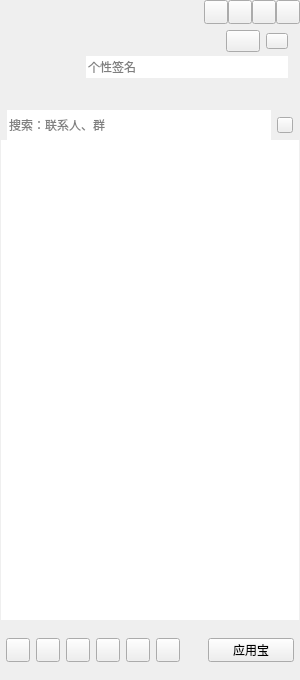
<?xml version="1.0" encoding="UTF-8"?>
<ui version="4.0">
 <class>CCMainWindowClass</class>
 <widget class="QWidget" name="CCMainWindowClass">
  <property name="geometry">
   <rect>
    <x>0</x>
    <y>0</y>
    <width>300</width>
    <height>680</height>
   </rect>
  </property>
  <property name="windowTitle">
   <string>CCMainWindow</string>
  </property>
  <property name="styleSheet">
   <string notr="true"/>
  </property>
  <layout class="QVBoxLayout" name="verticalLayout_6">
   <property name="spacing">
    <number>0</number>
   </property>
   <property name="leftMargin">
    <number>0</number>
   </property>
   <property name="topMargin">
    <number>0</number>
   </property>
   <property name="rightMargin">
    <number>0</number>
   </property>
   <property name="bottomMargin">
    <number>0</number>
   </property>
   <item>
    <widget class="QWidget" name="titleWidget" native="true">
     <property name="titleskin" stdset="0">
      <bool>true</bool>
     </property>
     <layout class="QVBoxLayout" name="verticalLayout_2">
      <property name="spacing">
       <number>0</number>
      </property>
      <property name="leftMargin">
       <number>0</number>
      </property>
      <property name="topMargin">
       <number>0</number>
      </property>
      <property name="rightMargin">
       <number>0</number>
      </property>
      <property name="bottomMargin">
       <number>0</number>
      </property>
      <item>
       <layout class="QHBoxLayout" name="horizontalLayout">
        <property name="spacing">
         <number>0</number>
        </property>
        <property name="leftMargin">
         <number>12</number>
        </property>
        <property name="bottomMargin">
         <number>0</number>
        </property>
        <item>
         <widget class="QLabel" name="titleIcon">
          <property name="minimumSize">
           <size>
            <width>42</width>
            <height>18</height>
           </size>
          </property>
          <property name="maximumSize">
           <size>
            <width>42</width>
            <height>18</height>
           </size>
          </property>
          <property name="text">
           <string/>
          </property>
         </widget>
        </item>
        <item>
         <spacer name="horizontalSpacer">
          <property name="orientation">
           <enum>Qt::Horizontal</enum>
          </property>
          <property name="sizeHint" stdset="0">
           <size>
            <width>40</width>
            <height>20</height>
           </size>
          </property>
         </spacer>
        </item>
        <item>
         <widget class="QPushButton" name="placehold1">
          <property name="minimumSize">
           <size>
            <width>24</width>
            <height>24</height>
           </size>
          </property>
          <property name="maximumSize">
           <size>
            <width>24</width>
            <height>24</height>
           </size>
          </property>
          <property name="text">
           <string/>
          </property>
          <property name="autoDefault">
           <bool>false</bool>
          </property>
         </widget>
        </item>
        <item>
         <widget class="QPushButton" name="placehold2">
          <property name="minimumSize">
           <size>
            <width>24</width>
            <height>24</height>
           </size>
          </property>
          <property name="maximumSize">
           <size>
            <width>24</width>
            <height>24</height>
           </size>
          </property>
          <property name="text">
           <string/>
          </property>
          <property name="autoDefault">
           <bool>false</bool>
          </property>
         </widget>
        </item>
        <item>
         <widget class="QPushButton" name="sysmin">
          <property name="minimumSize">
           <size>
            <width>24</width>
            <height>24</height>
           </size>
          </property>
          <property name="maximumSize">
           <size>
            <width>24</width>
            <height>24</height>
           </size>
          </property>
          <property name="text">
           <string/>
          </property>
          <property name="autoDefault">
           <bool>false</bool>
          </property>
         </widget>
        </item>
        <item>
         <widget class="QPushButton" name="sysclose">
          <property name="minimumSize">
           <size>
            <width>24</width>
            <height>24</height>
           </size>
          </property>
          <property name="maximumSize">
           <size>
            <width>24</width>
            <height>24</height>
           </size>
          </property>
          <property name="text">
           <string/>
          </property>
          <property name="autoDefault">
           <bool>false</bool>
          </property>
         </widget>
        </item>
       </layout>
      </item>
      <item>
       <layout class="QHBoxLayout" name="horizontalLayout_3">
        <property name="leftMargin">
         <number>12</number>
        </property>
        <property name="topMargin">
         <number>6</number>
        </property>
        <property name="rightMargin">
         <number>12</number>
        </property>
        <property name="bottomMargin">
         <number>6</number>
        </property>
        <item>
         <widget class="QLabel" name="headLabel">
          <property name="minimumSize">
           <size>
            <width>68</width>
            <height>68</height>
           </size>
          </property>
          <property name="maximumSize">
           <size>
            <width>68</width>
            <height>68</height>
           </size>
          </property>
          <property name="text">
           <string/>
          </property>
         </widget>
        </item>
        <item>
         <layout class="QVBoxLayout" name="verticalLayout">
          <property name="spacing">
           <number>4</number>
          </property>
          <item>
           <layout class="QHBoxLayout" name="horizontalLayout_2">
            <item>
             <widget class="QLabel" name="nameLabel">
              <property name="minimumSize">
               <size>
                <width>0</width>
                <height>22</height>
               </size>
              </property>
              <property name="maximumSize">
               <size>
                <width>16777215</width>
                <height>22</height>
               </size>
              </property>
              <property name="text">
               <string/>
              </property>
             </widget>
            </item>
            <item>
             <widget class="QPushButton" name="statusBtn">
              <property name="minimumSize">
               <size>
                <width>34</width>
                <height>22</height>
               </size>
              </property>
              <property name="maximumSize">
               <size>
                <width>34</width>
                <height>22</height>
               </size>
              </property>
              <property name="text">
               <string/>
              </property>
              <property name="autoDefault">
               <bool>false</bool>
              </property>
              <property name="hasborder" stdset="0">
               <bool>true</bool>
              </property>
             </widget>
            </item>
            <item>
             <widget class="QPushButton" name="levelBtn">
              <property name="minimumSize">
               <size>
                <width>22</width>
                <height>16</height>
               </size>
              </property>
              <property name="maximumSize">
               <size>
                <width>22</width>
                <height>16</height>
               </size>
              </property>
              <property name="text">
               <string/>
              </property>
              <property name="autoDefault">
               <bool>false</bool>
              </property>
              <property name="hasborder" stdset="0">
               <bool>true</bool>
              </property>
             </widget>
            </item>
           </layout>
          </item>
          <item>
           <widget class="QLineEdit" name="lineEdit">
            <property name="minimumSize">
             <size>
              <width>0</width>
              <height>22</height>
             </size>
            </property>
            <property name="maximumSize">
             <size>
              <width>16777215</width>
              <height>22</height>
             </size>
            </property>
            <property name="frame">
             <bool>false</bool>
            </property>
            <property name="placeholderText">
             <string>个性签名</string>
            </property>
           </widget>
          </item>
          <item>
           <widget class="QWidget" name="appWidget" native="true">
            <property name="minimumSize">
             <size>
              <width>0</width>
              <height>22</height>
             </size>
            </property>
            <property name="maximumSize">
             <size>
              <width>16777215</width>
              <height>22</height>
             </size>
            </property>
           </widget>
          </item>
         </layout>
        </item>
       </layout>
      </item>
     </layout>
    </widget>
   </item>
   <item>
    <widget class="QWidget" name="widget" native="true">
     <layout class="QVBoxLayout" name="verticalLayout_5">
      <property name="spacing">
       <number>0</number>
      </property>
      <property name="leftMargin">
       <number>1</number>
      </property>
      <property name="topMargin">
       <number>0</number>
      </property>
      <property name="rightMargin">
       <number>1</number>
      </property>
      <property name="bottomMargin">
       <number>0</number>
      </property>
      <item>
       <widget class="QWidget" name="searchWidget" native="true">
        <property name="minimumSize">
         <size>
          <width>0</width>
          <height>30</height>
         </size>
        </property>
        <property name="maximumSize">
         <size>
          <width>16777215</width>
          <height>30</height>
         </size>
        </property>
        <property name="bottomskin" stdset="0">
         <bool>true</bool>
        </property>
        <layout class="QHBoxLayout" name="horizontalLayout_4">
         <property name="leftMargin">
          <number>6</number>
         </property>
         <property name="topMargin">
          <number>0</number>
         </property>
         <property name="rightMargin">
          <number>6</number>
         </property>
         <property name="bottomMargin">
          <number>0</number>
         </property>
         <item>
          <widget class="QLineEdit" name="searchLineEdit">
           <property name="minimumSize">
            <size>
             <width>0</width>
             <height>30</height>
            </size>
           </property>
           <property name="maximumSize">
            <size>
             <width>16777215</width>
             <height>30</height>
            </size>
           </property>
           <property name="frame">
            <bool>false</bool>
           </property>
           <property name="placeholderText">
            <string>搜索：联系人、群</string>
           </property>
          </widget>
         </item>
         <item>
          <widget class="QPushButton" name="searchBtn">
           <property name="minimumSize">
            <size>
             <width>16</width>
             <height>16</height>
            </size>
           </property>
           <property name="maximumSize">
            <size>
             <width>16</width>
             <height>16</height>
            </size>
           </property>
           <property name="text">
            <string/>
           </property>
           <property name="autoDefault">
            <bool>false</bool>
           </property>
          </widget>
         </item>
        </layout>
       </widget>
      </item>
      <item>
       <widget class="QScrollArea" name="scrollArea">
        <property name="frameShape">
         <enum>QFrame::NoFrame</enum>
        </property>
        <property name="widgetResizable">
         <bool>true</bool>
        </property>
        <widget class="QWidget" name="scrollAreaWidgetContents">
         <property name="geometry">
          <rect>
           <x>0</x>
           <y>0</y>
           <width>298</width>
           <height>474</height>
          </rect>
         </property>
         <layout class="QVBoxLayout" name="verticalLayout_3">
          <property name="spacing">
           <number>0</number>
          </property>
          <property name="leftMargin">
           <number>0</number>
          </property>
          <property name="topMargin">
           <number>0</number>
          </property>
          <property name="rightMargin">
           <number>0</number>
          </property>
          <property name="bottomMargin">
           <number>0</number>
          </property>
          <item>
           <widget class="QTreeWidget" name="treeWidget">
            <property name="frameShape">
             <enum>QFrame::NoFrame</enum>
            </property>
            <property name="editTriggers">
             <set>QAbstractItemView::AllEditTriggers</set>
            </property>
            <property name="indentation">
             <number>0</number>
            </property>
            <property name="rootIsDecorated">
             <bool>false</bool>
            </property>
            <property name="headerHidden">
             <bool>true</bool>
            </property>
            <property name="expandsOnDoubleClick">
             <bool>false</bool>
            </property>
            <column>
             <property name="text">
              <string notr="true">1</string>
             </property>
            </column>
           </widget>
          </item>
         </layout>
        </widget>
       </widget>
      </item>
     </layout>
    </widget>
   </item>
   <item>
    <widget class="QWidget" name="bottomWidget" native="true">
     <property name="minimumSize">
      <size>
       <width>0</width>
       <height>60</height>
      </size>
     </property>
     <property name="maximumSize">
      <size>
       <width>16777215</width>
       <height>60</height>
      </size>
     </property>
     <property name="bottomskin" stdset="0">
      <bool>true</bool>
     </property>
     <layout class="QVBoxLayout" name="verticalLayout_4" stretch="0,0">
      <property name="leftMargin">
       <number>6</number>
      </property>
      <property name="topMargin">
       <number>6</number>
      </property>
      <property name="rightMargin">
       <number>6</number>
      </property>
      <property name="bottomMargin">
       <number>6</number>
      </property>
      <item>
       <layout class="QHBoxLayout" name="bottomLayout_up"/>
      </item>
      <item>
       <layout class="QHBoxLayout" name="bottomLayout_under">
        <item>
         <widget class="QPushButton" name="bottomBtn_1">
          <property name="minimumSize">
           <size>
            <width>24</width>
            <height>24</height>
           </size>
          </property>
          <property name="maximumSize">
           <size>
            <width>24</width>
            <height>24</height>
           </size>
          </property>
          <property name="text">
           <string/>
          </property>
          <property name="autoDefault">
           <bool>false</bool>
          </property>
         </widget>
        </item>
        <item>
         <widget class="QPushButton" name="bottomBtn_2">
          <property name="minimumSize">
           <size>
            <width>24</width>
            <height>24</height>
           </size>
          </property>
          <property name="maximumSize">
           <size>
            <width>24</width>
            <height>24</height>
           </size>
          </property>
          <property name="text">
           <string/>
          </property>
          <property name="autoDefault">
           <bool>false</bool>
          </property>
         </widget>
        </item>
        <item>
         <widget class="QPushButton" name="bottomBtn_5">
          <property name="minimumSize">
           <size>
            <width>24</width>
            <height>24</height>
           </size>
          </property>
          <property name="maximumSize">
           <size>
            <width>24</width>
            <height>24</height>
           </size>
          </property>
          <property name="text">
           <string/>
          </property>
          <property name="autoDefault">
           <bool>false</bool>
          </property>
         </widget>
        </item>
        <item>
         <widget class="QPushButton" name="bottomBtn_4">
          <property name="minimumSize">
           <size>
            <width>24</width>
            <height>24</height>
           </size>
          </property>
          <property name="maximumSize">
           <size>
            <width>24</width>
            <height>24</height>
           </size>
          </property>
          <property name="text">
           <string/>
          </property>
          <property name="autoDefault">
           <bool>false</bool>
          </property>
         </widget>
        </item>
        <item>
         <widget class="QPushButton" name="bottomBtn_3">
          <property name="minimumSize">
           <size>
            <width>24</width>
            <height>24</height>
           </size>
          </property>
          <property name="maximumSize">
           <size>
            <width>24</width>
            <height>24</height>
           </size>
          </property>
          <property name="text">
           <string/>
          </property>
          <property name="autoDefault">
           <bool>false</bool>
          </property>
         </widget>
        </item>
        <item>
         <widget class="QPushButton" name="bottomBtn_6">
          <property name="minimumSize">
           <size>
            <width>24</width>
            <height>24</height>
           </size>
          </property>
          <property name="maximumSize">
           <size>
            <width>24</width>
            <height>24</height>
           </size>
          </property>
          <property name="text">
           <string/>
          </property>
          <property name="autoDefault">
           <bool>false</bool>
          </property>
         </widget>
        </item>
        <item>
         <spacer name="horizontalSpacer_2">
          <property name="orientation">
           <enum>Qt::Horizontal</enum>
          </property>
          <property name="sizeHint" stdset="0">
           <size>
            <width>40</width>
            <height>20</height>
           </size>
          </property>
         </spacer>
        </item>
        <item>
         <widget class="QPushButton" name="bottomBtn_7">
          <property name="minimumSize">
           <size>
            <width>86</width>
            <height>24</height>
           </size>
          </property>
          <property name="maximumSize">
           <size>
            <width>86</width>
            <height>24</height>
           </size>
          </property>
          <property name="text">
           <string>应用宝</string>
          </property>
          <property name="autoDefault">
           <bool>false</bool>
          </property>
         </widget>
        </item>
       </layout>
      </item>
     </layout>
    </widget>
   </item>
  </layout>
 </widget>
 <layoutdefault spacing="6" margin="11"/>
 <resources/>
 <connections/>
</ui>
